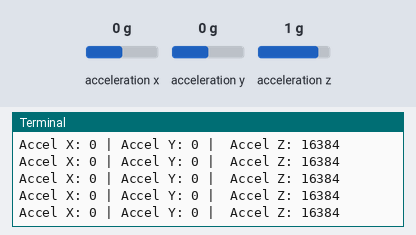
Bench run of a program on a simulated Raspberry Pi (BCM pin numbers). On the bench: the last lines printed to the terminal. The inputs (shaded band) are chosen by the test bench; at power-on: acceleration x 0 g, acceleration y 0 g, acceleration z 1 g.

Above: at 1.2 s.
1.3 s: acceleration x set to -1.4 g
At 2.4 s:
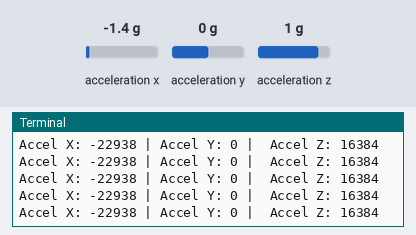
2.8 s: acceleration y set to -1.4 g
At 3.8 s:
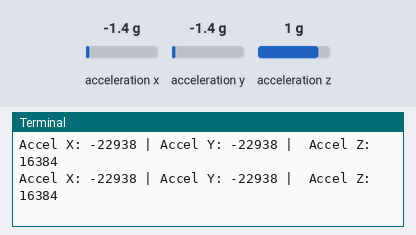
4.3 s: acceleration z set to -1.4 g
At 5.4 s:
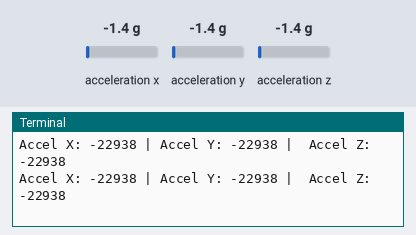
Timing chart, 0 to 7.3 s (numbered marks = the images above; inputs shaded):
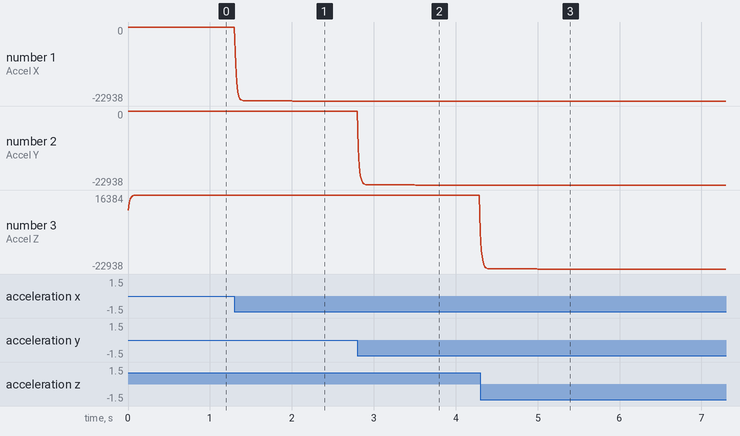

The program:

MPU6050_LowPassFilter.py
```python
import smbus
import time
import os

# MPU6050 I2C adresi
MPU6050_ADDRESS = 0x68
PWR_MGMT_1 = 0x6B
ACCEL_XOUT_H = 0x3B
ACCEL_YOUT_H = 0x3D
ACCEL_ZOUT_H = 0x3F
ACCEL_CONFIG = 0x1C
filtered_accel_x = 0
filtered_accel_y = 0
filtered_accel_z = 0

# I2C bus numarası
bus = smbus.SMBus(1)

# MPU6050'yi başlatma
def mpu6050_init():
    bus.write_byte_data(MPU6050_ADDRESS, PWR_MGMT_1, 0)
    bus.write_byte_data(MPU6050_ADDRESS, ACCEL_CONFIG, 0x00)

# MPU6050'den 16 bit veri okuma
def read_raw_data(addr):
    high = bus.read_byte_data(MPU6050_ADDRESS, addr)
    low = bus.read_byte_data(MPU6050_ADDRESS, addr+1)
    value = ((high << 8) | low)
    if value > 32768:
        value = value - 65536
    return value

# Düşük geçirgen filtre uygulama
def low_pass_filter(new_value, prev_value, alpha=0.5):
    return prev_value + alpha * (new_value - prev_value)

def MPU_AccelXYZ():

    global filtered_accel_x
    global filtered_accel_y
    global filtered_accel_z

    accel_x = read_raw_data(ACCEL_XOUT_H)
    accel_y = read_raw_data(ACCEL_YOUT_H)
    accel_z = read_raw_data(ACCEL_ZOUT_H)

    filtered_accel_x = low_pass_filter(accel_x, filtered_accel_x)
    filtered_accel_y = low_pass_filter(accel_y, filtered_accel_y)
    filtered_accel_z = low_pass_filter(accel_z, filtered_accel_z)

    return filtered_accel_x, filtered_accel_y, filtered_accel_z

# Ana fonksiyon
if __name__ == "__main__":
    mpu6050_init()

    # İlk filtrelenmiş değerleri başlatma

    while True:
		#os.system("clear")
        # Ham hızlanma verilerini okuma
        accel_x = read_raw_data(ACCEL_XOUT_H)
        accel_y = read_raw_data(ACCEL_YOUT_H)
        accel_z = read_raw_data(ACCEL_ZOUT_H)

        # Düşük geçirgen filtre uygulama
        filtered_accel_x = low_pass_filter(accel_x, filtered_accel_x)
        filtered_accel_y = low_pass_filter(accel_y, filtered_accel_y)
        filtered_accel_z = low_pass_filter(accel_z, filtered_accel_z)

        # Filtrelenmiş değerleri ekrana yazdırma
        print(f"Accel X: {int(filtered_accel_x)} | Accel Y: {int(filtered_accel_y)} |  Accel Z: {int(filtered_accel_z)}")

        # 0.1 saniye bekleme
        time.sleep(0.01)
```

Measured:
- after the input at 1.3 s, the terminal: prints a new line at once (image 1)
- after the input at 2.8 s, the terminal: prints a new line at once (image 2)
- after the input at 4.3 s, the terminal: prints a new line at once (image 3)
- plotted number 1: 0 → -22938 after the input at 1.3 s
